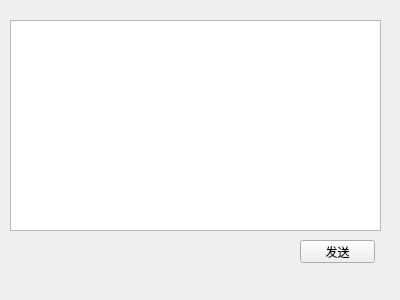
<?xml version="1.0" encoding="UTF-8"?>
<ui version="4.0">
 <class>MainWindow</class>
 <widget class="QMainWindow" name="MainWindow">
  <property name="geometry">
   <rect>
    <x>0</x>
    <y>0</y>
    <width>400</width>
    <height>300</height>
   </rect>
  </property>
  <property name="windowTitle">
   <string>MainWindow</string>
  </property>
  <widget class="QWidget" name="centralWidget">
   <widget class="QPushButton" name="pushButton">
    <property name="geometry">
     <rect>
      <x>300</x>
      <y>240</y>
      <width>75</width>
      <height>23</height>
     </rect>
    </property>
    <property name="text">
     <string>发送</string>
    </property>
   </widget>
   <widget class="QTextEdit" name="textEdit">
    <property name="geometry">
     <rect>
      <x>10</x>
      <y>20</y>
      <width>371</width>
      <height>211</height>
     </rect>
    </property>
   </widget>
  </widget>
 </widget>
 <layoutdefault spacing="6" margin="11"/>
 <resources/>
 <connections/>
</ui>
